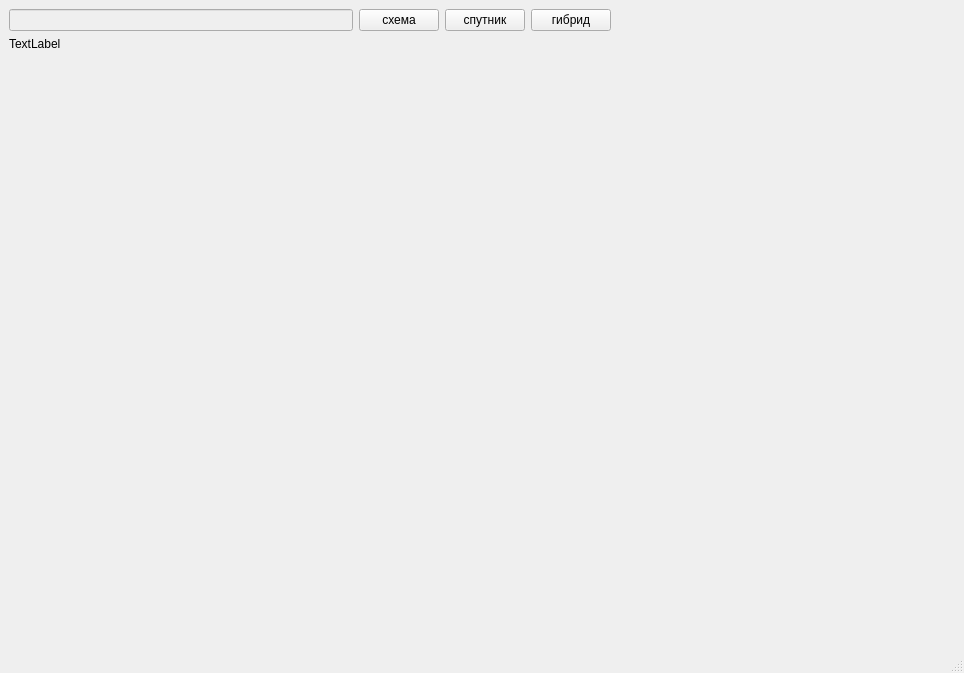
<?xml version="1.0" encoding="UTF-8"?>
<ui version="4.0">
 <class>MainWindow</class>
 <widget class="QMainWindow" name="MainWindow">
  <property name="geometry">
   <rect>
    <x>0</x>
    <y>0</y>
    <width>964</width>
    <height>673</height>
   </rect>
  </property>
  <property name="windowTitle">
   <string>Отображение карты</string>
  </property>
  <widget class="QWidget" name="centralwidget">
   <layout class="QGridLayout" name="gridLayout">
    <item row="2" column="0">
     <spacer name="g_spacer2">
      <property name="orientation">
       <enum>Qt::Vertical</enum>
      </property>
      <property name="sizeHint" stdset="0">
       <size>
        <width>20</width>
        <height>40</height>
       </size>
      </property>
     </spacer>
    </item>
    <item row="1" column="0">
     <widget class="QLabel" name="g_map">
      <property name="text">
       <string>TextLabel</string>
      </property>
     </widget>
    </item>
    <item row="0" column="3">
     <widget class="QPushButton" name="g_layer2">
      <property name="text">
       <string>спутник</string>
      </property>
     </widget>
    </item>
    <item row="0" column="5" rowspan="2">
     <spacer name="g_spacer1">
      <property name="orientation">
       <enum>Qt::Horizontal</enum>
      </property>
      <property name="sizeType">
       <enum>QSizePolicy::Expanding</enum>
      </property>
      <property name="sizeHint" stdset="0">
       <size>
        <width>40</width>
        <height>20</height>
       </size>
      </property>
     </spacer>
    </item>
    <item row="0" column="4">
     <widget class="QPushButton" name="g_layer3">
      <property name="text">
       <string>гибрид</string>
      </property>
     </widget>
    </item>
    <item row="0" column="2">
     <widget class="QPushButton" name="g_layer1">
      <property name="text">
       <string>схема</string>
      </property>
     </widget>
    </item>
    <item row="0" column="0">
     <widget class="QLineEdit" name="g_search">
      <property name="enabled">
       <bool>false</bool>
      </property>
     </widget>
    </item>
   </layout>
  </widget>
  <widget class="QMenuBar" name="menubar">
   <property name="geometry">
    <rect>
     <x>0</x>
     <y>0</y>
     <width>964</width>
     <height>43</height>
    </rect>
   </property>
  </widget>
  <widget class="QStatusBar" name="statusbar"/>
 </widget>
 <resources/>
 <connections/>
</ui>
